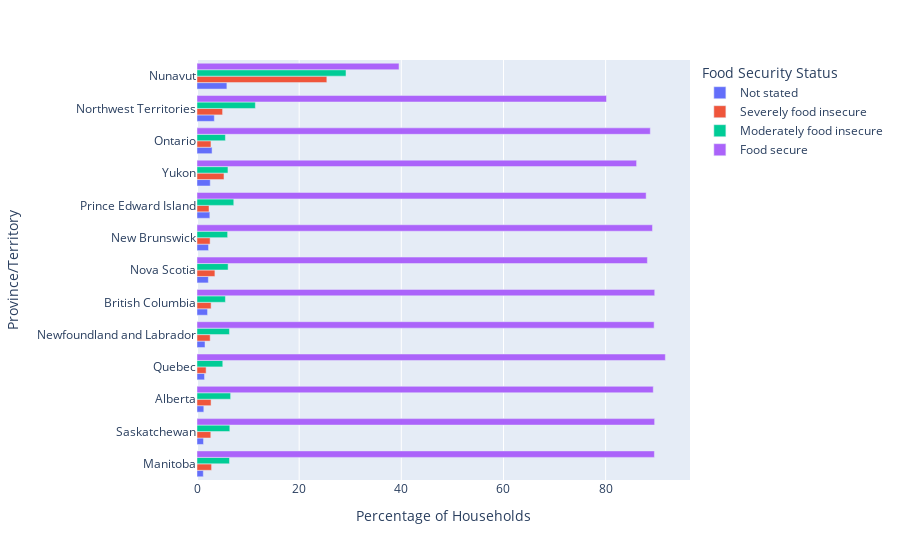

This figure's notebook cell:
### Code cell
fig.update_layout(yaxis_title_text="Province/Territory", 
                  xaxis_title_text="Percentage of Households", 
                  legend_title_text="Food Security Status")

### Figure 1 — Plotly figure (JSON) as saved in the notebook; plotly's stock layout.template omitted (floating-point values rounded to 4 significant figures)
{"data": [{"alignmentgroup": "True", "hovertemplate": "FS_CAT=Not stated<br>FS_PERCENT=%{x}<br>PROVINCE=%{y}<extra></extra>", "legendgroup": "Not stated", "marker": {"color": "#636efa", "pattern": {"shape": ""}}, "name": "Not stated", "offsetgroup": "Not stated", "orientation": "h", "showlegend": true, "textposition": "auto", "type": "bar", "x": [1.238, 1.277, 1.335, 1.474, 1.571, 2.066, 2.221, 2.26, 2.514, 2.594, 2.953, 3.395, 5.853], "xaxis": "x", "y": ["Manitoba", "Saskatchewan", "Alberta", "Quebec", "Newfoundland and Labrador", "British Columbia", "Nova Scotia", "New Brunswick", "Prince Edward Island", "Yukon", "Ontario", "Northwest Territories", "Nunavut"], "yaxis": "y"}, {"alignmentgroup": "True", "hovertemplate": "FS_CAT=Severely food insecure<br>FS_PERCENT=%{x}<br>PROVINCE=%{y}<extra></extra>", "legendgroup": "Severely food insecure", "marker": {"color": "#EF553B", "pattern": {"shape": ""}}, "name": "Severely food insecure", "offsetgroup": "Severely food insecure", "orientation": "h", "showlegend": true, "textposition": "auto", "type": "bar", "x": [1.785, 2.353, 2.569, 2.578, 2.702, 2.734, 2.753, 2.761, 2.855, 3.508, 5.007, 5.281, 25.42], "xaxis": "x", "y": ["Quebec", "Prince Edward Island", "New Brunswick", "Newfoundland and Labrador", "Saskatchewan", "Ontario", "Alberta", "British Columbia", "Manitoba", "Nova Scotia", "Northwest Territories", "Yukon", "Nunavut"], "yaxis": "y"}, {"alignmentgroup": "True", "hovertemplate": "FS_CAT=Moderately food insecure<br>FS_PERCENT=%{x}<br>PROVINCE=%{y}<extra></extra>", "legendgroup": "Moderately food insecure", "marker": {"color": "#00cc96", "pattern": {"shape": ""}}, "name": "Moderately food insecure", "offsetgroup": "Moderately food insecure", "orientation": "h", "showlegend": true, "textposition": "auto", "type": "bar", "x": [5.048, 5.562, 5.562, 5.997, 6.062, 6.094, 6.353, 6.356, 6.424, 6.584, 7.198, 11.43, 29.17], "xaxis": "x", "y": ["Quebec", "Ontario", "British Columbia", "New Brunswick", "Yukon", "Nova Scotia", "Newfoundland and Labrador", "Manitoba", "Saskatchewan", "Alberta", "Prince Edward Island", "Northwest Territories", "Nunavut"], "yaxis": "y"}, {"alignmentgroup": "True", "hovertemplate": "FS_CAT=Food secure<br>FS_PERCENT=%{x}<br>PROVINCE=%{y}<extra></extra>", "legendgroup": "Food secure", "marker": {"color": "#ab63fa", "pattern": {"shape": ""}}, "name": "Food secure", "offsetgroup": "Food secure", "orientation": "h", "showlegend": true, "textposition": "auto", "type": "bar", "x": [39.55, 80.17, 86.06, 87.93, 88.18, 88.75, 89.17, 89.33, 89.5, 89.55, 89.6, 89.61, 91.69], "xaxis": "x", "y": ["Nunavut", "Northwest Territories", "Yukon", "Prince Edward Island", "Nova Scotia", "Ontario", "New Brunswick", "Alberta", "Newfoundland and Labrador", "Manitoba", "Saskatchewan", "British Columbia", "Quebec"], "yaxis": "y"}], "layout": {"barmode": "group", "legend": {"title": {"text": "Food Security Status"}, "tracegroupgap": 0}, "margin": {"t": 60}, "xaxis": {"anchor": "y", "domain": [0, 1], "title": {"text": "Percentage of Households"}}, "yaxis": {"anchor": "x", "domain": [0, 1], "title": {"text": "Province/Territory"}}}}
